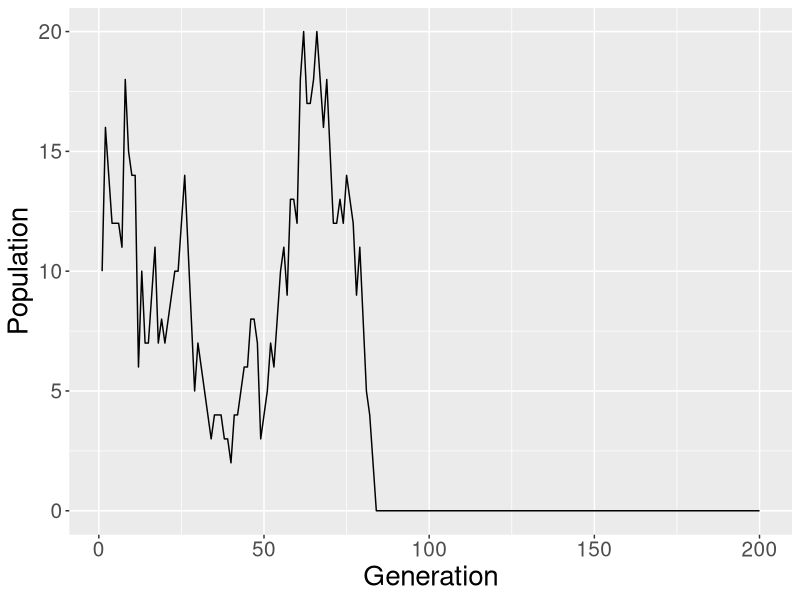

Generate this figure with R:

### Author: JMZ, modified from Logan and Wolesesnky "Mathematical Methods in Biology"
### Purpose: Simulate the dynamics of population that produces variable number of offspring generation to generation
### This corresponds to Exercise 5 on page 318
### Modified 11/12/15


library(reshape2)
library(ggplot2)

initialPopulation = 10 ### Initial population
nRealizations = 1;  ### the number of realizations of the dynamics

nGenerations = 200 ### the number of Generations

### Set up vector of results
population=array(0,dim=c(nGenerations,nRealizations));
population[1,]=initialPopulation  # Set the first row of the initial population to p0.
### Loop through the each years and simulation, varying the birth and death rate
for (j in 1:nRealizations) {
  for (i in 2:nGenerations) {
    r = runif(population[i-1,j])   ### Variable testing how many offspring are made
    newPopulation = array(0,dim=population[i-1,j])  ### Set up a vector of new populations, depending on 
    
    newPopulation[which(r<0.25)]=2  # Two offspring are made if r < 0.25
    newPopulation[which((0.25 <= r & r < 0.75))]=1  # One offspring are made if 0.25 <= r < 0.75
    
    # else no more offspring are made (all other values of newPopulation are 0)
    
    population[i,j]=sum(newPopulation)   # Update the population
    
    if (population[i,j]==0) break   # If you go extinct, then exit the loop
  }
}


#### Make a plot of the solution
# Plot your results
library(ggplot2)
library(reshape2)


####
melted=melt(population)
colnames(melted)=c("generations","iteration","population")
### Ensemble plot
ensemblePlot=ggplot(melted,aes(x=generations,y=population,group=iteration)) +
  geom_line() +
  theme(plot.title = element_text(size=20),
        axis.title.x=element_text(size=20),
        axis.text.x=element_text(size=15),
        axis.text.y=element_text(size=15),
        axis.title.y=element_text(size=20)) +
  labs(x = "Generation",y = "Population")

print(ensemblePlot)











